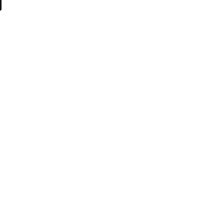
Frame 1 (no input)
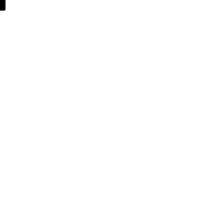
Frame 60 (no input)
Frame 120 (the mouse pressed at the canvas centre since frame 60): identical to frame 60, image omitted

The p5.js sketch that drew these frames (run headless with seeded random() and noise() and a simulated clock; from frame 60 on, the mouse is pressed at the canvas centre):

// p5.js sketch
// ── sketch.js
var x = 0
var xOff = 0
var yOff = 0

function setup() {
  
  createCanvas(200, 200)

}

function draw() {

  if (x < 5) {
    for (var y = 0; y < 10; y++) {
      var bright = map(noise(xOff, yOff), 0, 1, 0, 255);
      print(bright)
      fill(bright)
      rect(x, y, 1, 1)
      yOff += 0.01
    }
    xOff += 0.01
  }
  x++
}
